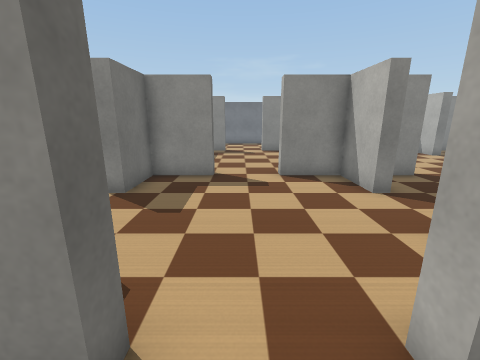
[1] (above)

19 first-person views from a walk through a robot-simulator world made for Webots. The camera is 0.4 m above the floor, tilts 14° down and sees 90° across. The floor is counted in squares, 0.2 m on a side. Each view is taken from the middle of a square. On the plan, view 1 faces up. The plan holds only what a view shows up to about 15 squares ahead; the rest is blank. The robots in the file are not drawn. Webots' stock objects and surfaces are drawn as simple stand-ins.

[2]
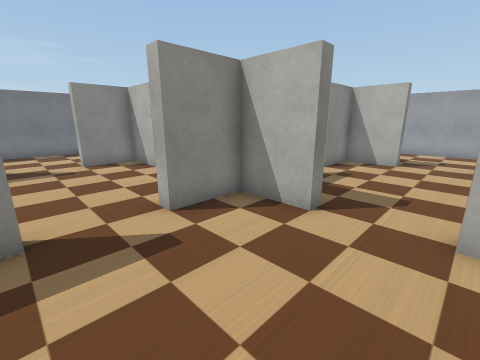

[3]
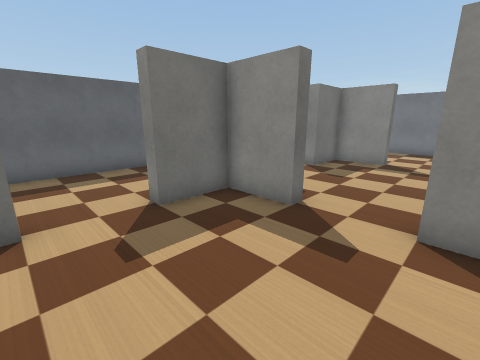

[4]
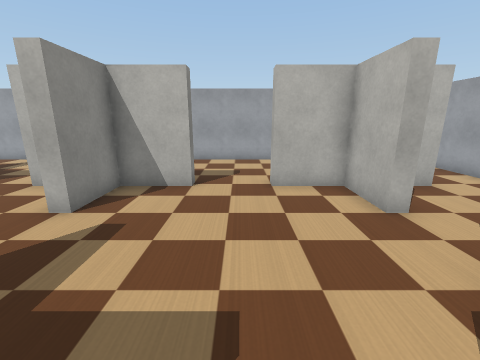

[5]
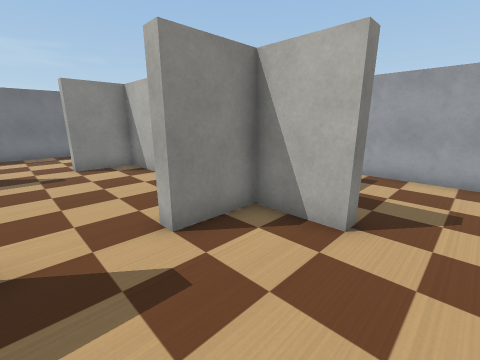

[6]
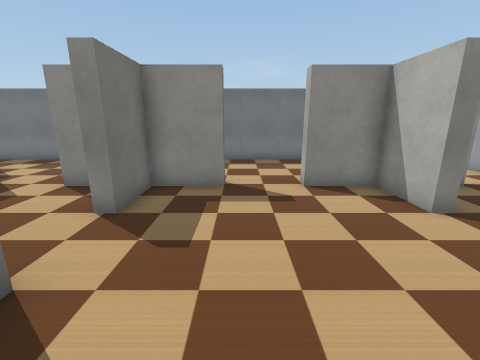

[7]
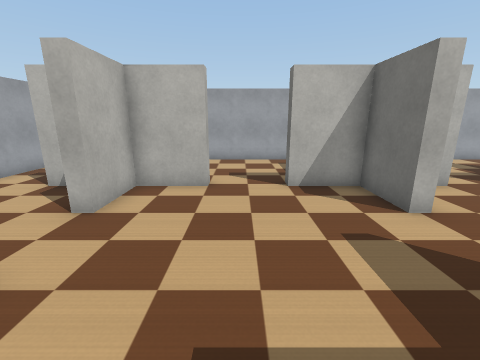

[8]
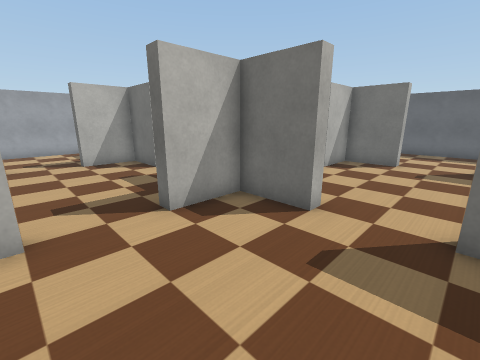

[9]
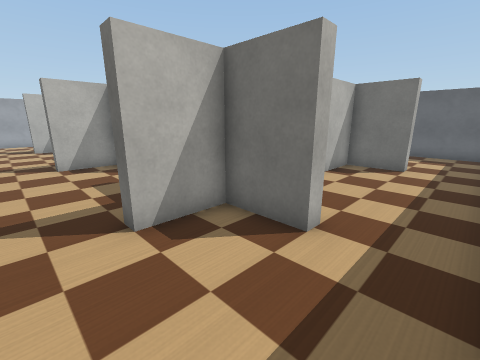

[10]
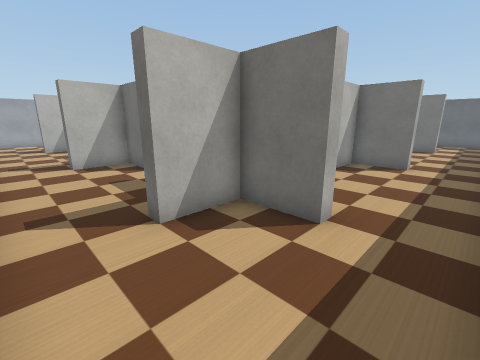

[11]
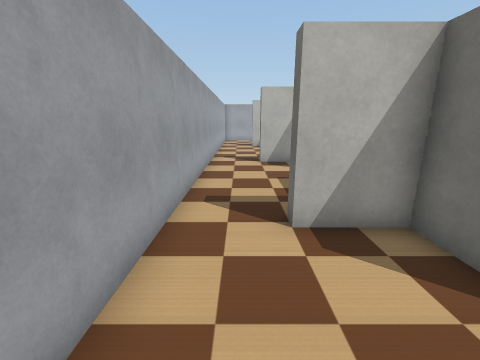

[12]
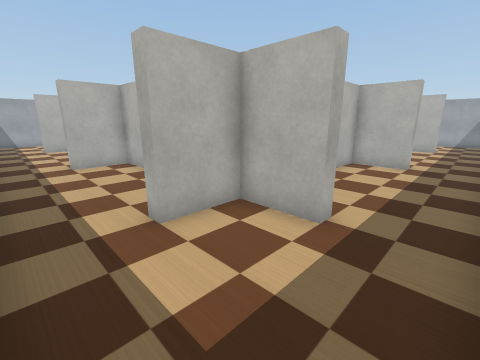

[13]
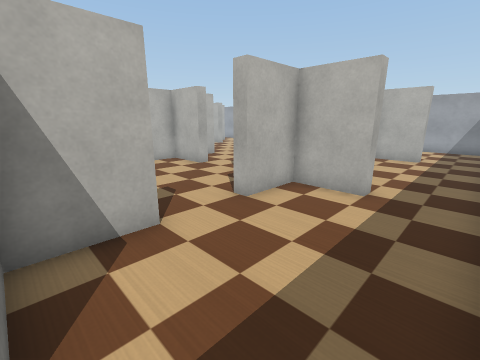

[14]
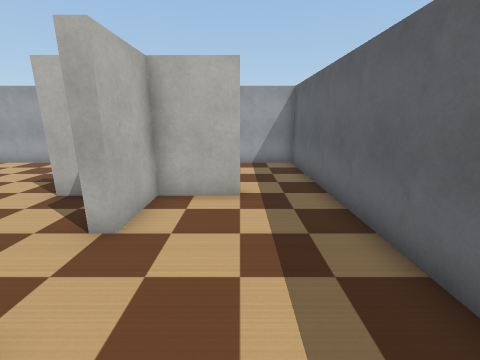

[15]
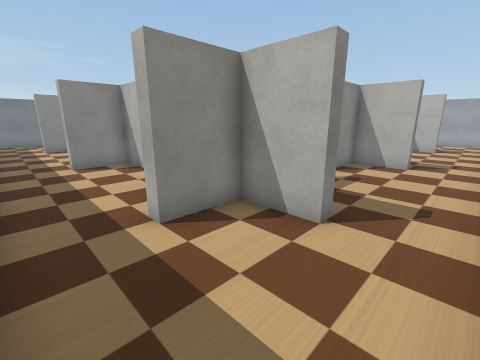

[16]
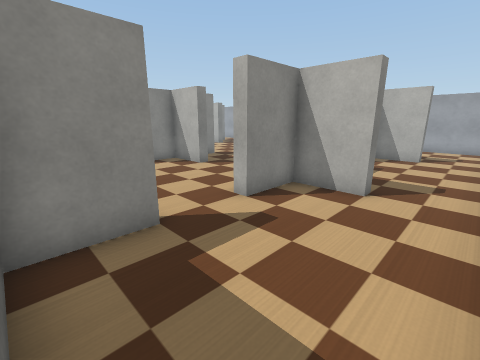

[17]
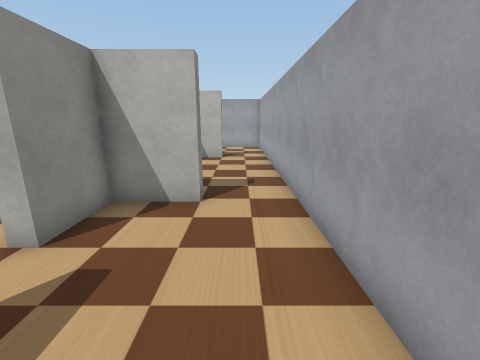

[18]
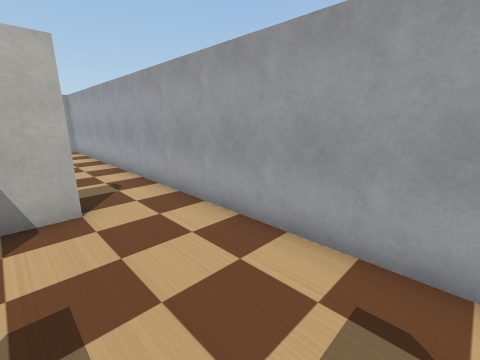

[19]
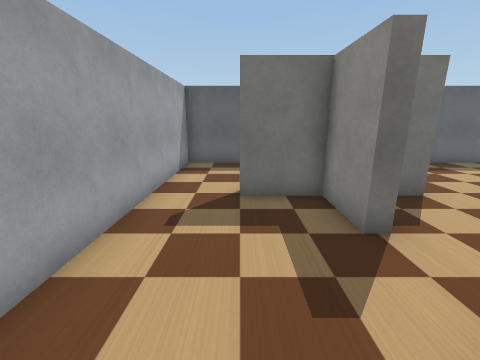

### Floor plan
Key: @ floor where view 1 was taken; # wall or solid block; . floor.
Columns run from 9 left of view 1 to 17 right of it. Each row starts with its distance up from view 1.
 22     ########   #####
 21 #.........................
 20 #........................ #
 19 #....##......#......##....#
 18 #....##......#......##....#
 17  ..######..#####..# ####..#
 16  ..######..#####..###  #..#
 15  ....##......#......# ....#
 14 #....##.............##....#
 13 #.........................#
 12 #.........................#
 11 #....##......#......##....#
 10 #....##......#......##....#
  9 #..######..#####..######..#
  8 #....##......#......## ...#
  7 #....##......#......##....#
  6 #.........................#
  5 #.........................#
  4 #....##......#......##....#
  3 #....##......#......# ....#
  2 #..######..#####..######..
  1 #..######..#####..###  #..
  0 #....##..@...# .....#   ..#
 -1 #....##.............##....#
 -2 #.........................#
 -3 #.........................#
 -4 ###########################

Where each view was taken, in squares from view 1:
view 1: 0 up, 0 right, facing up
view 2: 4 up, 1 left, facing up-right
view 3: 4 up, 2 right, facing up-left
view 4: 5 up, 4 right, facing right
view 5: 5 up, 7 right, facing up-right
view 6: 9 up, 7 right, facing up
view 7: 9 up, 8 right, facing down
view 8: 14 up, 9 right, facing down-left
view 9: 21 up, 8 right, facing down-left
view 10: 21 up, 16 right, facing down-left
view 11: 21 up, 15 right, facing down
view 12: 21 up, 8 left, facing down-right
view 13: 16 up, 8 left, facing down-right
view 14: 8 up, 6 left, facing down
view 15: 3 down, 8 left, facing up-right
view 16: 3 down, 3 left, facing up-right
view 17: 2 down, 2 left, facing right
view 18: 0 up, 2 left, facing down-right
view 19: 1 down, 3 right, facing left
